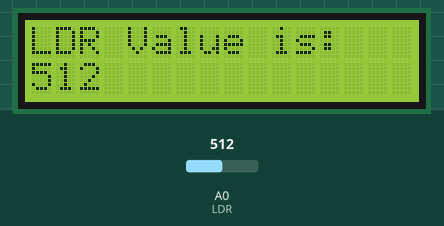
Simulated run of this sketch. Board: Arduino Uno, built with avr-gcc and run on an emulated ATmega328P. Parts: 16×2 character LCD. The test bench sets the inputs (shaded band); at power-on: A0 (LDR) = 512. What the sketch prints to the serial monitor is not drawn.

Above: at 1.6 s.
1.7 s: A0 (LDR) set to 716
At 4.0 s:
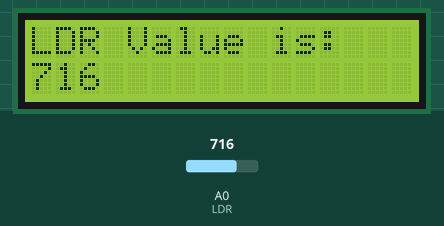
4.5 s: A0 (LDR) set to 900
At 6.4 s:
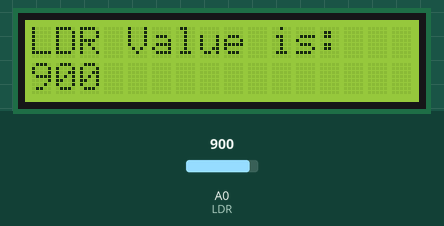
7.5 s: A0 (LDR) set to 1023
At 10.0 s:
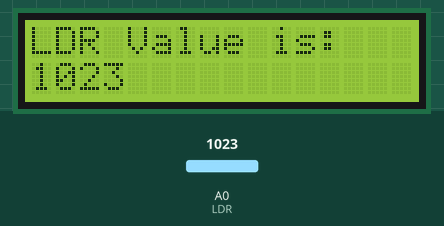
Timing chart, 0 to 11.5 s (numbered marks = the images above; inputs shaded):
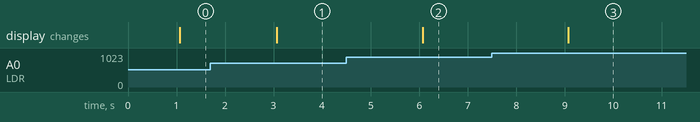

Measured:
- after the input at 1.7 s, the display: changes after 1.4 s (image 1)
- after the input at 4.5 s, the display: changes after 1.6 s (image 2)
- after the input at 7.5 s, the display: changes after 1.6 s (image 3)

The sketch:

ldr.ino
```cpp
#include <LiquidCrystal.h>
const int rs = 12, en = 11, d4 = 5, d5 = 4, d6 = 3, d7 = 2;
LiquidCrystal lcd(rs, en, d4, d5, d6, d7);
const int LDR = A0;
int input_val = 0;

void setup()
{
  lcd.begin(16, 2);
  Serial.begin(9600);
  lcd.print("LDR Value is:");

}

void loop()
{
  input_val = analogRead(LDR);
  Serial.print("LDR Value is: ");
  Serial.println(input_val);
  delay(1000);
  lcd.setCursor(0, 1);
  lcd.print(input_val);

}
```
